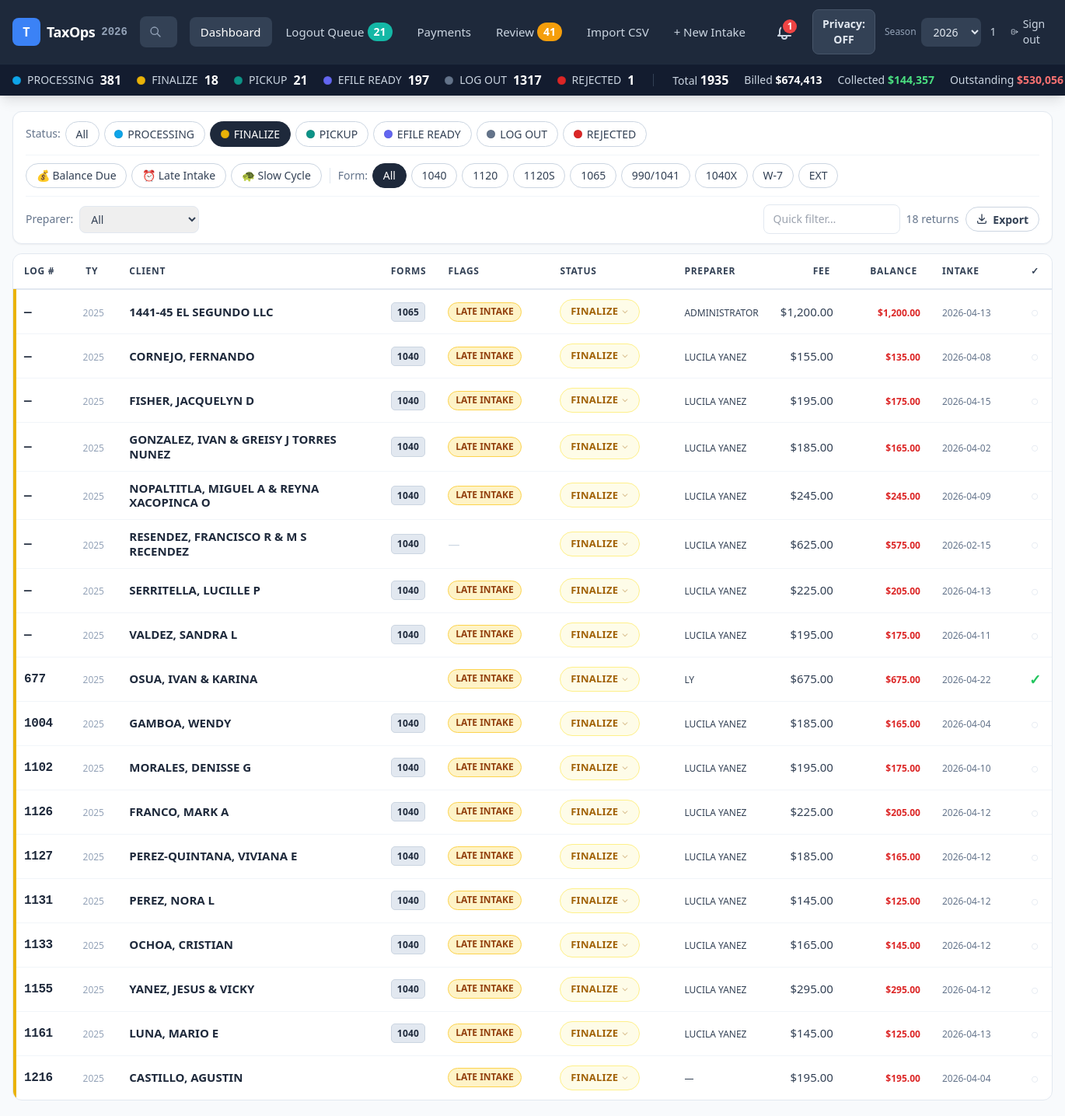
The app's page /?status=FINALIZE&year=2026 (signed in) with its own data.
### tables this page shows
CREATE TABLE return_forms (
          id INTEGER PRIMARY KEY,
          return_id INTEGER NOT NULL,
          form_1040 INTEGER,
          sched_a_d INTEGER,
          sched_c INTEGER,
          sched_e INTEGER,
          form_1120 INTEGER,
          form_1120s INTEGER,
          form_1065_llc INTEGER,
          corp_officer INTEGER,
          business_owner INTEGER,
          form_990_1041 INTEGER,
          FOREIGN KEY (return_id) REFERENCES returns(id)
        );

CREATE TABLE returns (
          id INTEGER PRIMARY KEY,
          client_id INTEGER NOT NULL,
          log_number TEXT,
          tax_year INTEGER,
          processor TEXT,
          verified INTEGER,
          client_status TEXT,
          intake_date TEXT,
          transfer_2025_flag INTEGER,
          transfer_2026_flag INTEGER,
          email_marker TEXT,
          date_emailed TEXT,
          pickup_date TEXT,
          logout_date TEXT,
          updated_date TEXT,
          is_amended INTEGER,
          has_w7 INTEGER,
          is_extension INTEGER,
          transfer_flag INTEGER,
          created_at TEXT,
          updated_at TEXT, efile_date TEXT, ack_date TEXT, drake_status_raw TEXT, filing_status TEXT, interview_by TEXT, promise_date TEXT, delivered_by TEXT, date_signatures_emailed TEXT, date_reports_emailed TEXT, overtime_flag INTEGER DEFAULT 0, insurance_type TEXT, digital_assets INTEGER DEFAULT 0, bank_name TEXT, bank_routing TEXT, bank_account TEXT, bank_account_type TEXT, notes_intake TEXT, estimate_irs REAL, estimate_state REAL, final_irs REAL, final_state REAL, missing_docs_risk INTEGER DEFAULT 0, late_filer_risk INTEGER DEFAULT 0,
          FOREIGN KEY (client_id) REFERENCES clients(id)
        );

CREATE TABLE clients (
          id INTEGER PRIMARY KEY,
          last_name TEXT,
          first_name TEXT,
          display_name TEXT,
          referral_flag INTEGER,
          referred_by TEXT,
          created_at TEXT,
          updated_at TEXT
        , ssn_last4 TEXT, spouse_last_name TEXT, spouse_first_name TEXT, taxpayer_dob TEXT, spouse_dob TEXT, taxpayer_occupation TEXT, spouse_occupation TEXT, taxpayer_phone TEXT, taxpayer_cell TEXT, taxpayer_work_phone TEXT, spouse_cell TEXT, spouse_work_phone TEXT, taxpayer_email TEXT, spouse_email TEXT, address TEXT, is_new_client INTEGER DEFAULT 0, prior_year_log TEXT);

CREATE TABLE payments (
          id INTEGER PRIMARY KEY,
          return_id INTEGER NOT NULL,
          total_fee REAL,
          receipt_number TEXT,
          fee_paid REAL,
          cc_fee REAL,
          zelle_or_check_ref TEXT,
          cash_or_qpay_ref TEXT, refund_amount REAL, bank_deposit REAL, accounting_fee REAL, w7_fee REAL, form_1099_fee REAL, license_fee REAL, reprocess_fee REAL, discount_amount REAL, special_discount REAL, down_payment REAL, receipt2_number TEXT,
          FOREIGN KEY (return_id) REFERENCES returns(id)
        );

### app.py (the view)
@app.route("/")
@login_required
def dashboard():
    year = int(request.args.get("year", date.today().year))
    filters = {
        "year":        year,
        "status":      request.args.getlist("status") or None,
        "processor":   request.args.get("processor"),
        "balance_due": request.args.get("balance_due"),
        "late_intake": request.args.get("late_intake"),
        "slow_cycle":  request.args.get("slow_cycle"),
        "form":        request.args.get("form"),
        "q":           request.args.get("q"),
    }
    returns = query_returns(filters)
    ctx = base_ctx(year)
    ctx.update({"active_page": "dashboard", "returns": returns, "filters": filters})
    return render_template("dashboard.html", **ctx)

### templates/dashboard.html (shortened to what this page needs)
{% extends "base.html" %}
{% block main_class %}overflow-hidden flex flex-col{% endblock %}
{% block content_class %}flex flex-col flex-1 min-h-0 h-full py-3{% endblock %}
{% block content %}
<div class="flex flex-col gap-3 h-full min-h-0">
  <div id="filter-bar"
       class="bg-white rounded-xl border border-slate-200 px-4 py-3 space-y-2.5 shadow-sm flex-shrink-0">
    {% set active_form = filters.form or '' %}
    {% set base = '/?year=' ~ current_year %}
    {% if filters.status %} {% set base = base ~ '&status=' ~ filters.status[0] %} {% endif %}
    {% if filters.processor %} {% set base = base ~ '&processor=' ~ filters.processor %} {% endif %}
    {% if filters.balance_due %} {% set base = base ~ '&balance_due=1' %} {% endif %}
    {% if filters.late_intake %} {% set base = base ~ '&late_intake=1' %} {% endif %}
    {% if filters.slow_cycle %} {% set base = base ~ '&slow_cycle=1' %} {% endif %}
    <div class="flex items-center gap-1.5 flex-nowrap overflow-x-auto">
      <span class="text-sm font-medium text-slate-500 shrink-0">Status:</span>
      <a href="/?year={{ current_year }}{% if active_form %}&form={{ active_form }}{% endif %}"
         class="pill shrink-0 {% if not filters.status %}pill-active{% else %}pill-inactive{% endif %}">All</a>
      {% for s in status_flow %}
      <a href="/?status={{ s }}&year={{ current_year }}{% if active_form %}&form={{ active_form }}{% endif %}"
         class="pill shrink-0 flex items-center gap-1.5 {% if filters.status and s in filters.status %}pill-active{% else %}pill-inactive{% endif %}">
        <span class="status-dot {{ status_dot.get(s,'dot-slate') }}"></span>{{ s }}
      </a>
      {% endfor %}
    </div>
    <div class="flex items-center gap-1.5 flex-nowrap overflow-x-auto border-t border-slate-100 pt-2.5">
      <button onclick="applyFilter('balance_due', '{{ '' if filters.balance_due else '1' }}')"
              class="pill shrink-0 {% if filters.balance_due %}bg-red-600 text-white border-red-600{% else %}pill-inactive{% endif %}">
        💰 Balance Due
      </button>
      <button onclick="applyFilter('late_intake', '{{ '' if filters.late_intake else '1' }}')"
              class="pill shrink-0 {% if filters.late_intake %}bg-amber-500 text-white border-amber-500{% else %}pill-inactive{% endif %}">
        ⏰ Late Intake
      </button>
      <button onclick="applyFilter('slow_cycle', '{{ '' if filters.slow_cycle else '1' }}')"
              class="pill shrink-0 {% if filters.slow_cycle %}bg-rose-600 text-white border-rose-600{% else %}pill-inactive{% endif %}">
        🐢 Slow Cycle
      </button>
      <span class="text-sm font-medium text-slate-500 shrink-0">Form:</span>
      <a href="{{ base }}" class="pill shrink-0 {% if not active_form %}pill-active{% else %}pill-inactive{% endif %}">All</a>
      {% for col, label in [
        ('form_1040','1040'),('form_1120','1120'),('form_1120s','1120S'),
        ('form_1065_llc','1065'),('form_990_1041','990/1041'),
        ('is_amended','1040X'),('has_w7','W-7'),('is_extension','EXT')
      ] %}
      <a href="{{ base }}&form={{ col }}"
         class="pill shrink-0 {% if active_form == col %}pill-active{% else %}pill-inactive{% endif %}">
        {{ label }}
      </a>
      {% endfor %}
    </div>
    <div class="flex items-center gap-2 flex-nowrap border-t border-slate-100 pt-2.5">
      <span class="text-sm font-medium text-slate-500 shrink-0">Preparer:</span>
      <select onchange="applyFilter('processor', this.value)"
              class="text-sm border border-slate-200 rounded-lg px-2.5 py-1.5 text-slate-700 focus:outline-none focus:ring-2 focus:ring-blue-400 shrink-0">
        <option value="">All</option>
      </select>
      <div class="ml-auto flex items-center gap-2 shrink-0">
        <input id="table-filter" type="text" placeholder="Quick filter…"
               class="text-sm border border-slate-200 rounded-lg px-3 py-2 focus:outline-none focus:ring-2 focus:ring-blue-400 w-44">
        <span class="text-sm text-slate-500 whitespace-nowrap">
          <span id="row-count">{{ returns | length }}</span> returns
        </span>
        <a id="export-btn"
           href="/export?{{ request.query_string.decode() }}"
           class="flex items-center gap-1.5 pill pill-inactive font-semibold whitespace-nowrap"
           title="Export to Excel">
          <svg class="w-4 h-4" fill="none" stroke="currentColor" stroke-width="2" viewBox="0 0 24 24">
            <path stroke-linecap="round" stroke-linejoin="round"
                  d="M4 16v2a2 2 0 002 2h12a2 2 0 002-2v-2M7 10l5 5 5-5M12 15V3"/>
          </svg>
          Export
        </a>
      </div>
    </div>
  </div>
  <div class="rounded-xl border border-slate-200 flex-1 min-h-0 overflow-y-auto bg-white outline-none" tabindex="-1">
    <table class="data-table w-full text-sm">
      <thead class="sticky top-0 z-10">
        <tr>
          <th class="th w-16 rounded-tl-xl sortable" data-col="log" data-type="num">Log # <span class="sort-arrow"></span></th>
          <th class="th w-16 text-center sortable" data-col="taxyear" data-type="num">TY <span class="sort-arrow"></span></th>
          <th class="th sortable" data-col="name" data-type="str">Client <span class="sort-arrow"></span></th>
          <th class="th">Forms</th>
          <th class="th w-36">Flags</th>
          <th class="th w-40 sortable" data-col="status" data-type="status">Status <span class="sort-arrow"></span></th>
          <th class="th w-28 sortable" data-col="preparer" data-type="str">Preparer <span class="sort-arrow"></span></th>
          <th class="th text-right w-24 sortable" data-col="fee" data-type="num">Fee <span class="sort-arrow"></span></th>
          <th class="th text-right w-28 sortable" data-col="balance" data-type="num">Balance <span class="sort-arrow"></span></th>
          <th class="th w-28 sortable" data-col="intake" data-type="str">Intake <span class="sort-arrow"></span></th>
          <th class="th text-center w-10 rounded-tr-xl">✓</th>
        </tr>
      </thead>
      <tbody class="divide-y divide-slate-100">
        {% for r in returns %}
        <tr class="status-row status-{{ (r.client_status or '') | replace(' ','-') }} group cursor-pointer"
            data-search="{{ r.log_number }} {{ r.last_name }} {{ r.first_name }} {{ r.display_name or '' }}"
            data-log="{{ r.log_number or '' }}"
            data-taxyear="{{ r.tax_year or '' }}"
            data-name="{{ r.last_name }},{{ r.first_name or '' }}"
            data-status="{{ r.client_status or '' }}"
            data-preparer="{{ r.processor or '' }}"
            data-fee="{{ r.total_fee or 0 }}"
            data-balance="{{ r.balance or 0 }}"
            data-intake="{{ r.intake_date or '' }}"
            onclick="if(!event.target.closest('.status-dropdown,.editable')) window.location='/return/{{ r.id }}'">
          <td class="td">
            <span class="font-mono font-black text-slate-800 text-base tracking-tight">{{ r.log_number or '—' }}</span>
          </td>
          <td class="td text-center">
            {% if r.tax_year and r.tax_year != current_year - 1 %}
            <span class="inline-block px-1.5 py-0.5 rounded text-xs font-bold bg-amber-50 text-amber-700 border border-amber-200">{{ r.tax_year }}</span>
            {% else %}
            <span class="text-xs text-slate-400">{{ r.tax_year or '—' }}</span>
            {% endif %}
          </td>
          <td class="td">
            <div class="font-semibold text-slate-800 leading-tight">
              {{ r.last_name }}{% if r.first_name %}, {{ r.first_name }}{% endif %}
            </div>
          </td>
          <td class="td">
            <div class="flex flex-wrap gap-0.5">
              {% for badge in r.forms %}
              <span class="form-badge">{{ badge }}</span>
              {% endfor %}
            </div>
          </td>
          <td class="td">
            {% if r.risk_flags %}
            <div class="flex flex-wrap gap-1">
              {% for flag in r.risk_flags %}
              <span class="risk-badge {% if flag == 'LATE INTAKE' %}risk-late{% else %}risk-slow{% endif %}">
                {{ flag }}
              </span>
              {% endfor %}
            </div>
            {% else %}
            <span class="text-slate-300">—</span>
            {% endif %}
          </td>
          <td class="td">
            <div class="status-dropdown relative inline-block">
              <button onclick="toggleStatusMenu(this)"
                      class="status-badge {{ r.badge_class }} flex items-center gap-1">
                {{ r.client_status or 'NO STATUS' }}
                <svg class="w-2.5 h-2.5 opacity-40 shrink-0" fill="none" stroke="currentColor" viewBox="0 0 24 24">
                  <path stroke-linecap="round" stroke-linejoin="round" stroke-width="2.5" d="M19 9l-7 7-7-7"/>
                </svg>
              </button>
            </div>
          </td>
          <td class="td">
            <span class="editable text-slate-700 text-xs"
                  data-return-id="{{ r.id }}" data-field="processor"
                  data-value="{{ r.processor or '' }}" data-placeholder="Preparer">
              {{ r.processor or '—' }}
            </span>
          </td>
          <td class="td text-right">
            {% if r.total_fee %}
            <span class="text-slate-700 tabular-nums">${{ "{:,.2f}".format(r.total_fee) }}</span>
            {% else %}
            <span class="text-slate-300">—</span>
            {% endif %}
          </td>
          <td class="td text-right">
            {% if r.total_fee %}
              {% if r.paid_in_full %}
              <span class="text-xs font-semibold text-green-600 bg-green-50 px-2 py-0.5 rounded-full">PAID</span>
              {% elif r.balance %}
              <span class="text-xs font-bold text-red-600 tabular-nums">${{ "{:,.2f}".format(r.balance) }}</span>
              {% endif %}
            {% else %}
            <span class="text-slate-300">—</span>
            {% endif %}
          </td>
          <td class="td">
            <span class="text-xs text-slate-500 tabular-nums">{{ r.intake_date or '—' }}</span>
          </td>
          <td class="td text-center">
            <span class="editable cursor-pointer select-none"
                  data-return-id="{{ r.id }}" data-field="verified"
                  data-type="bool" data-value="{{ '1' if r.verified else '0' }}">
              {% if r.verified %}
              <span class="text-green-500 font-bold text-lg">✓</span>
              {% else %}
              <span class="text-slate-200 text-lg">○</span>
              {% endif %}
            </span>
          </td>
        </tr>
        {% endfor %}
      </tbody>
    </table>
  </div>
</div>
{% endblock %}

### records on screen
return_forms: log_number "—", tax_year "2025", last_name "1441-45 EL SEGUNDO LLC", forms "1065", risk_flags "LATE INTAKE", client_status "FINALIZE", processor "ADMINISTRATOR", balance "1,200.00", intake_date "2026-04-13", {{ '1' if r.verified else '0' }} 0 (drawn)
payments: total_fee "1,200.00"
return_forms: log_number "—", tax_year "2025", last_name "CORNEJO", first_name "FERNANDO", forms "1040", risk_flags "LATE INTAKE", client_status "FINALIZE", processor "LUCILA YANEZ", balance "135.00", intake_date "2026-04-08", {{ '1' if r.verified else '0' }} 0 (drawn)
payments: total_fee "155.00"
return_forms: log_number "—", tax_year "2025", last_name "FISHER", first_name "JACQUELYN D", forms "1040", risk_flags "LATE INTAKE", client_status "FINALIZE", processor "LUCILA YANEZ", balance "175.00", intake_date "2026-04-15", {{ '1' if r.verified else '0' }} 0 (drawn)
payments: total_fee "195.00"
return_forms: log_number "—", tax_year "2025", last_name "GONZALEZ", first_name "IVAN & GREISY J TORRES NUNEZ", forms "1040", risk_flags "LATE INTAKE", client_status "FINALIZE", processor "LUCILA YANEZ", balance "165.00", intake_date "2026-04-02", {{ '1' if r.verified else '0' }} 0 (drawn)
payments: total_fee "185.00"
return_forms: log_number "—", tax_year "2025", last_name "NOPALTITLA", first_name "MIGUEL A & REYNA XACOPINCA O", forms "1040", risk_flags "LATE INTAKE", client_status "FINALIZE", processor "LUCILA YANEZ", balance "245.00", intake_date "2026-04-09", {{ '1' if r.verified else '0' }} 0 (drawn)
payments: total_fee "245.00"
return_forms: log_number "—", tax_year "2025", last_name "RESENDEZ", first_name "FRANCISCO R & M S RECENDEZ", forms "1040", client_status "FINALIZE", processor "LUCILA YANEZ", balance "575.00", intake_date "2026-02-15", {{ '1' if r.verified else '0' }} 0 (drawn)
payments: total_fee "625.00"
return_forms: log_number "—", tax_year "2025", last_name "SERRITELLA", first_name "LUCILLE P", forms "1040", risk_flags "LATE INTAKE", client_status "FINALIZE", processor "LUCILA YANEZ", balance "205.00", intake_date "2026-04-13", {{ '1' if r.verified else '0' }} 0 (drawn)
payments: total_fee "225.00"
return_forms: log_number "—", tax_year "2025", last_name "VALDEZ", first_name "SANDRA L", forms "1040", risk_flags "LATE INTAKE", client_status "FINALIZE", processor "LUCILA YANEZ", balance "175.00", intake_date "2026-04-11", {{ '1' if r.verified else '0' }} 0 (drawn)
payments: total_fee "195.00"
payments: log_number "677", tax_year "2025", last_name "OSUA", first_name "IVAN & KARINA", risk_flags "LATE INTAKE", client_status "FINALIZE", processor "LY", total_fee "675.00", balance "675.00", intake_date "2026-04-22", {{ '1' if r.verified else '0' }} 1 (drawn)
return_forms: log_number "1004", tax_year "2025", last_name "GAMBOA", first_name "WENDY", forms "1040", risk_flags "LATE INTAKE", client_status "FINALIZE", processor "LUCILA YANEZ", balance "165.00", intake_date "2026-04-04", {{ '1' if r.verified else '0' }} 0 (drawn)
payments: total_fee "185.00"
return_forms: log_number "1102", tax_year "2025", last_name "MORALES", first_name "DENISSE G", forms "1040", risk_flags "LATE INTAKE", client_status "FINALIZE", processor "LUCILA YANEZ", balance "175.00", intake_date "2026-04-10", {{ '1' if r.verified else '0' }} 0 (drawn)
payments: total_fee "195.00"
return_forms: log_number "1126", tax_year "2025", last_name "FRANCO", first_name "MARK A", forms "1040", risk_flags "LATE INTAKE", client_status "FINALIZE", processor "LUCILA YANEZ", balance "205.00", intake_date "2026-04-12", {{ '1' if r.verified else '0' }} 0 (drawn)
payments: total_fee "225.00"
return_forms: log_number "1127", tax_year "2025", last_name "PEREZ-QUINTANA", first_name "VIVIANA E", forms "1040", risk_flags "LATE INTAKE", client_status "FINALIZE", processor "LUCILA YANEZ", balance "165.00", intake_date "2026-04-12", {{ '1' if r.verified else '0' }} 0 (drawn)
payments: total_fee "185.00"
return_forms: log_number "1131", tax_year "2025", last_name "PEREZ", first_name "NORA L", forms "1040", risk_flags "LATE INTAKE", client_status "FINALIZE", processor "LUCILA YANEZ", balance "125.00", intake_date "2026-04-12", {{ '1' if r.verified else '0' }} 0 (drawn)
payments: total_fee "145.00"
return_forms: log_number "1133", tax_year "2025", last_name "OCHOA", first_name "CRISTIAN", forms "1040", risk_flags "LATE INTAKE", client_status "FINALIZE", processor "LUCILA YANEZ", balance "145.00", intake_date "2026-04-12", {{ '1' if r.verified else '0' }} 0 (drawn)
payments: total_fee "165.00"
return_forms: log_number "1155", tax_year "2025", last_name "YANEZ", first_name "JESUS & VICKY", forms "1040", risk_flags "LATE INTAKE", client_status "FINALIZE", processor "LUCILA YANEZ", balance "295.00", intake_date "2026-04-12", {{ '1' if r.verified else '0' }} 0 (drawn)
payments: total_fee "295.00"
return_forms: log_number "1161", tax_year "2025", last_name "LUNA", first_name "MARIO E", forms "1040", risk_flags "LATE INTAKE", client_status "FINALIZE", processor "LUCILA YANEZ", balance "125.00", intake_date "2026-04-13", {{ '1' if r.verified else '0' }} 0 (drawn)
payments: total_fee "145.00"
payments: log_number "1216", tax_year "2025", last_name "CASTILLO", first_name "AGUSTIN", risk_flags "LATE INTAKE", client_status "FINALIZE", processor "—", total_fee "195.00", balance "195.00", intake_date "2026-04-04", {{ '1' if r.verified else '0' }} 0 (drawn)

### other values on screen
{{ current_year }} "2026"
{{ pc }} "21"
{{ pending_review_count }} "41"
{{ rejected_count }} "1"
{{ session.get('username', '') }} "1"
{{ s }} "PROCESSING" "FINALIZE" "PICKUP" "EFILE READY" "LOG OUT" "REJECTED"
{{ status_counts.get(s, 0) }} "381" "18" "21" "197" "1317" "1"
{{ status_counts.values() | sum }} "1935"
{{ "{:,.0f}".format(totals.billed) }} "674,413"
{{ "{:,.0f}".format(totals.collected) }} "144,357"
{{ "{:,.0f}".format(totals.outstanding) }} "530,056"
{{ label }} "1040" "1120" "1120S" "1065" "990/1041" "1040X" "W-7" "EXT"
{{ returns | length }} "18"
form field value "2026"
